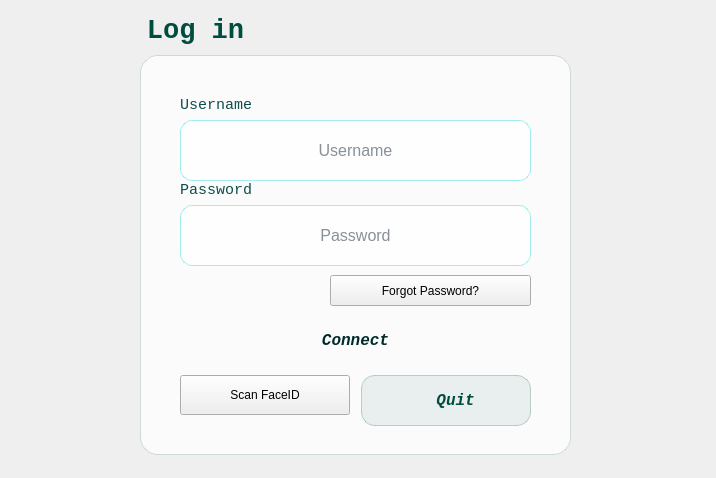
<?xml version="1.0" encoding="UTF-8"?>
<ui version="4.0">
 <class>LoginDialog</class>
 <widget class="QDialog" name="LoginDialog">
  <property name="geometry">
   <rect>
    <x>0</x>
    <y>0</y>
    <width>716</width>
    <height>478</height>
   </rect>
  </property>
  <property name="windowTitle">
   <string>Dialog</string>
  </property>
  <property name="styleSheet">
   <string notr="true">/* ===== Window ===== */
QDialog#LoginDialog {
    background: qlineargradient(x1:0, y1:0, x2:1, y2:1,
                                stop:0 #f4fbfb, stop:1 #e9f7f7);
    font-family: Consolas;
}

/* ===== Glass Card ===== */
QGroupBox#groupBox_2 {
    background: rgba(255, 255, 255, 190);
    border: 1px solid rgba(0, 77, 64, 40);
    border-radius: 18px;
}

/* Title */
QLabel#label {
    color: #004D40;
    font-size: 22pt;
    font-weight: 800;
}

/* Inputs */
QLineEdit {
    background: rgba(255,255,255,210);
    border: 1px solid rgba(0, 206, 209, 90);
    border-radius: 12px;
    padding: 10px 12px;
    color: #123;
    font-size: 12pt;
}
QLineEdit:focus {
    border: 2px solid rgba(0, 206, 209, 180);
}

/* Small labels (Username/Password text) */
QLabel#label_2, QLabel#label_3 {
    color: #0e4d4d;
    font-size: 11pt;
}

/* Buttons */
QPushButton#btnLogin {
    background: qlineargradient(x1:0, y1:0, x2:1, y2:0,
                                stop:0 #00CED1, stop:1 #7FFFD4);
    border: none;
    border-radius: 14px;
    padding: 10px 14px;
    color: #002b2b;
    font-size: 12pt;
    font-weight: 700;
}
QPushButton#btnLogin:hover { opacity: 0.92; }

QPushButton#Quitter {
    background: rgba(0, 77, 64, 18);
    border: 1px solid rgba(0, 77, 64, 60);
    border-radius: 14px;
    padding: 10px 14px;
    color: #004D40;
    font-size: 12pt;
    font-weight: 700;
}
QPushButton#Quitter:hover { background: rgba(0, 77, 64, 26); }

/* Logo */
QLabel#LogoLabel {
    background: transparent;
}
</string>
  </property>
  <widget class="QGroupBox" name="groupBox_2">
   <property name="geometry">
    <rect>
     <x>140</x>
     <y>55</y>
     <width>431</width>
     <height>400</height>
    </rect>
   </property>
   <property name="title">
    <string/>
   </property>
   <widget class="QLineEdit" name="lePassword">
    <property name="geometry">
     <rect>
      <x>40</x>
      <y>150</y>
      <width>351</width>
      <height>61</height>
     </rect>
    </property>
    <property name="text">
     <string/>
    </property>
    <property name="echoMode">
     <enum>QLineEdit::EchoMode::Password</enum>
    </property>
    <property name="alignment">
     <set>Qt::AlignmentFlag::AlignCenter</set>
    </property>
    <property name="placeholderText">
     <string>Password</string>
    </property>
   </widget>
   <widget class="QLabel" name="label_3">
    <property name="geometry">
     <rect>
      <x>40</x>
      <y>125</y>
      <width>120</width>
      <height>20</height>
     </rect>
    </property>
    <property name="font">
     <font>
      <family>Consolas</family>
      <pointsize>11</pointsize>
     </font>
    </property>
    <property name="text">
     <string>Password</string>
    </property>
   </widget>
   <widget class="QPushButton" name="btnLogin">
    <property name="geometry">
     <rect>
      <x>40</x>
      <y>260</y>
      <width>351</width>
      <height>50</height>
     </rect>
    </property>
    <property name="font">
     <font>
      <family>Consolas</family>
      <pointsize>12</pointsize>
      <italic>true</italic>
      <bold>true</bold>
     </font>
    </property>
    <property name="text">
     <string>Connect</string>
    </property>
   </widget>
   <widget class="QLabel" name="label_2">
    <property name="geometry">
     <rect>
      <x>40</x>
      <y>40</y>
      <width>120</width>
      <height>20</height>
     </rect>
    </property>
    <property name="font">
     <font>
      <family>Consolas</family>
      <pointsize>11</pointsize>
     </font>
    </property>
    <property name="text">
     <string>Username</string>
    </property>
   </widget>
   <widget class="QPushButton" name="Quitter">
    <property name="geometry">
     <rect>
      <x>221</x>
      <y>320</y>
      <width>170</width>
      <height>51</height>
     </rect>
    </property>
    <property name="font">
     <font>
      <family>Consolas</family>
      <pointsize>12</pointsize>
      <italic>true</italic>
      <bold>true</bold>
     </font>
    </property>
    <property name="text">
     <string>  Quit</string>
    </property>
   </widget>
   <widget class="QLineEdit" name="leUsername">
    <property name="geometry">
     <rect>
      <x>40</x>
      <y>65</y>
      <width>351</width>
      <height>61</height>
     </rect>
    </property>
    <property name="text">
     <string/>
    </property>
    <property name="alignment">
     <set>Qt::AlignmentFlag::AlignCenter</set>
    </property>
    <property name="placeholderText">
     <string>Username</string>
    </property>
   </widget>
   <widget class="QPushButton" name="btnFaceID">
    <property name="geometry">
     <rect>
      <x>40</x>
      <y>320</y>
      <width>170</width>
      <height>40</height>
     </rect>
    </property>
    <property name="text">
     <string>Scan FaceID</string>
    </property>
   </widget>
   <widget class="QPushButton" name="btnForgotPass">
    <property name="geometry">
     <rect>
      <x>190</x>
      <y>220</y>
      <width>201</width>
      <height>31</height>
     </rect>
    </property>
    <property name="text">
     <string>Forgot Password?</string>
    </property>
   </widget>
  </widget>
  <widget class="QLabel" name="label">
   <property name="geometry">
    <rect>
     <x>110</x>
     <y>0</y>
     <width>171</width>
     <height>61</height>
    </rect>
   </property>
   <property name="font">
    <font>
     <family>Consolas</family>
     <pointsize>20</pointsize>
     <bold>true</bold>
    </font>
   </property>
   <property name="styleSheet">
    <string>font-size: 20pt; font-weight: bold;</string>
   </property>
   <property name="text">
    <string>Log in</string>
   </property>
   <property name="alignment">
    <set>Qt::AlignmentFlag::AlignCenter</set>
   </property>
  </widget>
  <widget class="QLabel" name="logoLabel">
   <property name="geometry">
    <rect>
     <x>489</x>
     <y>40</y>
     <width>141</width>
     <height>140</height>
    </rect>
   </property>
   <property name="sizePolicy">
    <sizepolicy hsizetype="Ignored" vsizetype="Ignored">
     <horstretch>0</horstretch>
     <verstretch>0</verstretch>
    </sizepolicy>
   </property>
   <property name="minimumSize">
    <size>
     <width>140</width>
     <height>140</height>
    </size>
   </property>
   <property name="maximumSize">
    <size>
     <width>160</width>
     <height>160</height>
    </size>
   </property>
   <property name="styleSheet">
    <string notr="true">/* ===== Window ===== */
QDialog#LoginDialog {
    background: qlineargradient(x1:0, y1:0, x2:1, y2:1,
                                stop:0 #f4fbfb, stop:1 #e9f7f7);
    font-family: Consolas;
}

/* ===== Glass Card ===== */
QGroupBox#groupBox_2 {
    background: rgba(255, 255, 255, 190);
    border: 1px solid rgba(0, 77, 64, 40);
    border-radius: 18px;
}

/* Title */
QLabel#label {
    color: #004D40;
    font-size: 22pt;
    font-weight: 800;
}

/* Inputs */
QLineEdit {
    background: rgba(255,255,255,210);
    border: 1px solid rgba(0, 206, 209, 90);
    border-radius: 12px;
    padding: 10px 12px;
    color: #123;
    font-size: 12pt;
}
QLineEdit:focus {
    border: 2px solid rgba(0, 206, 209, 180);
}

/* Small labels (Username/Password text) */
QLabel#label_2, QLabel#label_3 {
    color: #0e4d4d;
    font-size: 11pt;
}

/* Buttons */
QPushButton#btnLogin {
    background: qlineargradient(x1:0, y1:0, x2:1, y2:0,
                                stop:0 #00CED1, stop:1 #7FFFD4);
    border: none;
    border-radius: 14px;
    padding: 10px 14px;
    color: #002b2b;
    font-size: 12pt;
    font-weight: 700;
}
QPushButton#btnLogin:hover { opacity: 0.92; }

QPushButton#Quitter {
    background: rgba(0, 77, 64, 18);
    border: 1px solid rgba(0, 77, 64, 60);
    border-radius: 14px;
    padding: 10px 14px;
    color: #004D40;
    font-size: 12pt;
    font-weight: 700;
}
QPushButton#Quitter:hover { background: rgba(0, 77, 64, 26); }

/* Logo */
QLabel#LogoLabel {
    background: transparent;
}
</string>
   </property>
   <property name="text">
    <string/>
   </property>
   <property name="pixmap">
    <pixmap resource="resources.qrc">:/img/images/logo_off.png</pixmap>
   </property>
   <property name="scaledContents">
    <bool>true</bool>
   </property>
   <property name="alignment">
    <set>Qt::AlignmentFlag::AlignCenter</set>
   </property>
  </widget>
  <zorder>label</zorder>
  <zorder>groupBox_2</zorder>
  <zorder>logoLabel</zorder>
 </widget>
 <tabstops>
  <tabstop>leUsername</tabstop>
  <tabstop>lePassword</tabstop>
  <tabstop>btnLogin</tabstop>
  <tabstop>Quitter</tabstop>
 </tabstops>
 <resources>
  <include location="resources.qrc"/>
 </resources>
 <connections/>
</ui>
